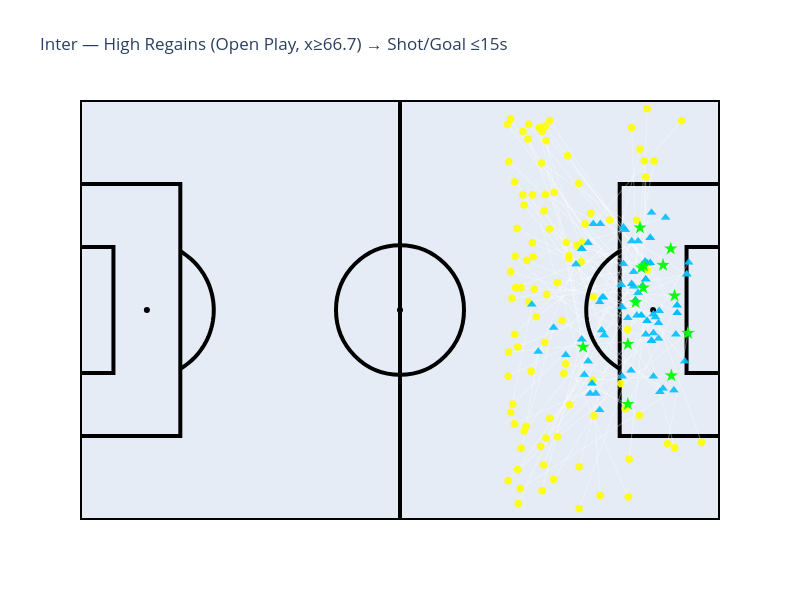

Notebook source saved alongside this figure:
### Code cell
# ----------------------------
# 9) LINK: High regains -> first shot within 30s (same match_key)
# ----------------------------
def add_t_abs(df: pd.DataFrame) -> pd.DataFrame:
    """
    Tempo assoluto in secondi nel match: (period-1)*45*60 + minute*60 + second
    """
    out = df.copy()
    out["period"] = pd.to_numeric(out.get("period", np.nan), errors="coerce").fillna(1)
    out["minute"] = pd.to_numeric(out.get("minute", np.nan), errors="coerce")
    out["second"] = pd.to_numeric(out.get("second", np.nan), errors="coerce").fillna(0)
    out["t_abs"] = (out["period"] - 1) * 45 * 60 + out["minute"] * 60 + out["second"]
    return out


def build_high_regains_to_shots_df(team_str: str, window_sec: int = 30, match_value=None):
    """
    Usa la stessa pipeline della tua build_high_regains_df:
    - carica eventi
    - standardize + open play tagging
    - filtro team
    - filtro open play
    - normalizza attacco a destra
    - high regains (types + x>=threshold + tackle success)
    + collega il primo shot/goal entro window_sec nello stesso match_key.
    Ritorna un df "linked" con colonne del regain + colonne shot_*.
    """
    paths = find_event_files(RESULT_DIR)
    raw = load_events(paths)
    ev = standardize(raw)
    ev = add_phase_of_play(ev)

    # filtro squadra
    df_team = ev[ev["team"].astype(str).str.contains(team_str, case=False, na=False)].copy()
    if df_team.empty:
        raise ValueError(f"Nessun evento trovato per team='{team_str}'")

    # match key & filtro match opzionale
    match_key_col = infer_match_key_col(df_team)
    if match_value is not None:
        df_team = df_team[df_team[match_key_col].astype(str) == str(match_value)].copy()

    # open play (identico al tuo)
    if ONLY_OPEN_PLAY:
        df_team = df_team[df_team["phase_of_play"] == "open_play"].copy()

    if df_team.empty:
        raise ValueError(f"Nessun evento trovato dopo i filtri per team='{team_str}' e match='{match_value}'")

    # normalizza direzione (identico al tuo)
    df_team = normalize_attack_right_using_shots(df_team)

    # aggiungi tempo assoluto
    df_team = add_t_abs(df_team)

    # ---- High regains (identico al tuo) ----
    df_hr = df_team[df_team["type"].isin(HIGH_REGAIN_TYPES)].copy()

    if "outcome" in df_hr.columns:
        is_tackle = df_hr["type"].eq("Tackle")
        df_hr = df_hr[~is_tackle | (df_hr["outcome"] == 1)].copy()

    df_hr = df_hr[df_hr["x"] >= HIGH_REGAIN_X_MIN].copy()

    # ---- Shots (nello stesso df_team) ----
    df_sh = df_team[df_team["type"].isin(SHOT_TYPES)].copy()

    # tieni solo righe con chiavi ok
    df_hr = df_hr.dropna(subset=[match_key_col, "t_abs", "x", "y"])
    df_sh = df_sh.dropna(subset=[match_key_col, "t_abs", "x", "y"])

    # match labels come nel tuo
    df_hr["match_key"] = df_hr[match_key_col].astype(str)
    df_hr["match_label"] = build_match_label(df_hr, match_key_col)
    if "source_file" in df_hr.columns:
        df_hr["match_short"] = df_hr["source_file"].astype(str).map(short_match_id_from_source_file)
    else:
        df_hr["match_short"] = "UNK-UNK"

    # se non ci sono shots, ritorna vuoto
    if df_hr.empty or df_sh.empty:
        return df_hr.iloc[0:0].copy()

    # ordina shots per match e tempo
    df_sh = df_sh.sort_values([match_key_col, "t_abs"], kind="mergesort").reset_index(drop=True)

    # indicizza shots per match_key -> array tempi e indice
    shots_by_match = {}
    for mk, g in df_sh.groupby(match_key_col, sort=False):
        shots_by_match[str(mk)] = g

    # collega ogni regain al primo shot successivo entro window_sec (stesso match_key)
    linked_rows = []

    df_hr_sorted = df_hr.sort_values([match_key_col, "t_abs"], kind="mergesort").reset_index(drop=True)

    for mk, g_hr in df_hr_sorted.groupby(match_key_col, sort=False):
        mk_str = str(mk)
        g_sh = shots_by_match.get(mk_str)
        if g_sh is None or g_sh.empty:
            continue

        shot_times = g_sh["t_abs"].to_numpy()
        hr_times = g_hr["t_abs"].to_numpy()

        # primo shot dopo ciascun regain
        idx = np.searchsorted(shot_times, hr_times, side="right")
        valid = idx < len(shot_times)
        if not valid.any():
            continue

        g_hr_v = g_hr.iloc[np.where(valid)[0]].copy()
        g_sh_v = g_sh.iloc[idx[valid]].copy()

        dt = g_sh_v["t_abs"].to_numpy() - g_hr_v["t_abs"].to_numpy()
        within = dt <= window_sec
        if not within.any():
            continue

        g_hr_v = g_hr_v.iloc[np.where(within)[0]].copy()
        g_sh_v = g_sh_v.iloc[np.where(within)[0]].copy()
        g_hr_v["dt_to_shot_sec"] = dt[within]

        # aggiungi colonne shot_*
        g_hr_v["shot_minute"] = g_sh_v["minute"].values
        g_hr_v["shot_second"] = g_sh_v["second"].values
        g_hr_v["shot_type"]   = g_sh_v["type"].astype(str).values
        g_hr_v["shot_player"] = g_sh_v["player"].astype(str).values if "player" in g_sh_v.columns else ""
        g_hr_v["shot_x"]      = g_sh_v["x"].astype(float).values
        g_hr_v["shot_y"]      = g_sh_v["y"].astype(float).values

        linked_rows.append(g_hr_v)

    if not linked_rows:
        return df_hr.iloc[0:0].copy()

    return pd.concat(linked_rows, ignore_index=True)


# ----------------------------
# 10) Plot: regains + shots + goals + lines
# ----------------------------
def plot_high_regains_to_shots(df_linked: pd.DataFrame, title: str):
    if df_linked.empty:
        fig = go.Figure()
        fig.update_layout(title=f"{title} — nessun regain→shot entro window")
        return fig

    dimensions = PitchDimensions()
    fig = make_pitch_figure(dimensions)

    pitch_L = getattr(dimensions, "pitch_length", 105)
    pitch_W = getattr(dimensions, "pitch_width", 68)

    # Convert Opta 0-100 -> 105x68
    x_r = df_linked["x"].astype(float).to_numpy() / 100.0 * pitch_L
    y_r = df_linked["y"].astype(float).to_numpy() / 100.0 * pitch_W
    x_s = df_linked["shot_x"].astype(float).to_numpy() / 100.0 * pitch_L
    y_s = df_linked["shot_y"].astype(float).to_numpy() / 100.0 * pitch_W

    # Ensure hover cols exist
    if "match_short" not in df_linked.columns:
        df_linked = df_linked.copy()
        df_linked["match_short"] = "UNK-UNK"
    if "player" not in df_linked.columns:
        df_linked = df_linked.copy()
        df_linked["player"] = ""
    if "second" not in df_linked.columns:
        df_linked = df_linked.copy()
        df_linked["second"] = np.nan

    # ---- Lines regain -> shot (no hover) ----
    for i in range(len(df_linked)):
        fig.add_trace(go.Scattergl(
            x=[x_r[i], x_s[i]],
            y=[y_r[i], y_s[i]],
            mode="lines",
            line=dict(width=1, color="rgba(255,255,255,0.35)"),
            hoverinfo="skip",
            showlegend=False
        ))

    # ---- Recoverers (circles) ----
    custom_r = np.stack([
        df_linked["match_short"].astype(str).to_numpy(),
        df_linked["minute"].to_numpy(),
        df_linked["second"].to_numpy(),
        df_linked["player"].astype(str).to_numpy(),
        df_linked["type"].astype(str).to_numpy(),
        df_linked["dt_to_shot_sec"].astype(float).to_numpy(),
        df_linked["x"].astype(float).to_numpy(),   # original 0-100 for hover if you want
        df_linked["y"].astype(float).to_numpy(),
    ], axis=-1)

    fig.add_trace(go.Scattergl(
        x=x_r,
        y=y_r,
        mode="markers",
        marker=dict(size=8, color="yellow", opacity=0.9),
        name="High regain",
        customdata=custom_r,
        hovertemplate=(
            "<b>%{customdata[0]}</b><br>"
            "Min: %{customdata[1]} — Sec: %{customdata[2]}<br>"
            "Player: %{customdata[3]}<br>"
            "Type: %{customdata[4]}<br>"
            "x: %{customdata[6]:.2f} — y: %{customdata[7]:.2f}<br>"
            "→ Shot in: %{customdata[5]:.1f}s"
            "<extra></extra>"
        )
    ))

    # ---- Shooters: split goals vs non-goals ----
    shot_type_l = df_linked["shot_type"].astype(str).str.strip().str.lower()
    is_goal = shot_type_l.eq("goal")

    # Hover shooters
    custom_s = np.stack([
        df_linked["match_short"].astype(str).to_numpy(),
        df_linked["shot_minute"].to_numpy(),
        df_linked["shot_second"].to_numpy(),
        df_linked["shot_player"].astype(str).to_numpy(),
        df_linked["shot_type"].astype(str).to_numpy(),
        df_linked["shot_x"].astype(float).to_numpy(),
        df_linked["shot_y"].astype(float).to_numpy(),
    ], axis=-1)

    # Non-goal shots: triangles
    if (~is_goal).any():
        fig.add_trace(go.Scattergl(
            x=x_s[~is_goal],
            y=y_s[~is_goal],
            mode="markers",
            marker=dict(size=9, symbol="triangle-up", color="deepskyblue", opacity=0.9),
            name="Shot",
            customdata=custom_s[~is_goal],
            hovertemplate=(
                "<b>%{customdata[0]}</b><br>"
                "Min: %{customdata[1]} — Sec: %{customdata[2]}<br>"
                "Shooter: %{customdata[3]}<br>"
                "Event: %{customdata[4]}<br>"
                "x: %{customdata[5]:.2f} — y: %{customdata[6]:.2f}"
                "<extra></extra>"
            )
        ))

    # Goals: stars
    if is_goal.any():
        fig.add_trace(go.Scattergl(
            x=x_s[is_goal],
            y=y_s[is_goal],
            mode="markers",
            marker=dict(size=11, symbol="star", color="lime", opacity=0.95),
            name="Goal",
            customdata=custom_s[is_goal],
            hovertemplate=(
                "<b>%{customdata[0]}</b><br>"
                "Min: %{customdata[1]} — Sec: %{customdata[2]}<br>"
                "Scorer: %{customdata[3]}<br>"
                "Event: %{customdata[4]}<br>"
                "x: %{customdata[5]:.2f} — y: %{customdata[6]:.2f}"
                "<extra></extra>"
            )
        ))

    fig.update_layout(title=title, showlegend=False)
    return fig


# ----------------------------
# 11) RUN
# ----------------------------
team_str = "Inter"
df_linked = build_high_regains_to_shots_df(team_str=team_str, window_sec=15, match_value=None)

fig = plot_high_regains_to_shots(
    df_linked,
    title=f"{team_str} — High Regains (Open Play, x≥{HIGH_REGAIN_X_MIN}) → Shot/Goal ≤15s"
)
fig.show()

### Figure 1 — Plotly figure (JSON) as saved in the notebook; plotly's stock layout.template omitted (floating-point values rounded to 4 significant figures; data arrays with more than 128 entries replaced by an {"elided": "..."} marker saying what was removed)
{"data": [{"hoverinfo": "skip", "line": {"color": "black", "width": 4}, "mode": "lines", "showlegend": false, "type": "scatter", "x": [0, 105, 105, 0, 0], "y": [0, 0, 68, 68, 0]}, {"hoverinfo": "skip", "line": {"color": "black", "width": 4}, "mode": "lines", "showlegend": false, "type": "scatter", "x": [52.5, 52.5], "y": [0, 68]}, {"hoverinfo": "skip", "line": {"color": "black", "width": 4}, "mode": "lines", "showlegend": false, "type": "scatter", "x": [0, 16.46, 16.46, 0], "y": [13.6, 13.6, 54.4, 54.4]}, {"hoverinfo": "skip", "line": {"color": "black", "width": 4}, "mode": "lines", "showlegend": false, "type": "scatter", "x": [105, 88.54, 88.54, 105], "y": [13.6, 13.6, 54.4, 54.4]}, {"hoverinfo": "skip", "line": {"color": "black", "width": 4}, "mode": "lines", "showlegend": false, "type": "scatter", "x": [0, 5.486, 5.486, 0], "y": [23.8, 23.8, 44.2, 44.2]}, {"hoverinfo": "skip", "line": {"color": "black", "width": 4}, "mode": "lines", "showlegend": false, "type": "scatter", "x": [105, 99.51, 99.51, 105], "y": [23.8, 23.8, 44.2, 44.2]}, {"hoverinfo": "skip", "line": {"color": "black"}, "mode": "markers", "showlegend": false, "type": "scatter", "x": [10.97], "y": [34]}, {"hoverinfo": "skip", "line": {"color": "black"}, "mode": "markers", "showlegend": false, "type": "scatter", "x": [94.03], "y": [34]}, {"hoverinfo": "skip", "line": {"color": "black"}, "mode": "markers", "showlegend": false, "type": "scatter", "x": [52.5], "y": [34]}, {"hoverinfo": "skip", "line": {"color": "rgba(255,255,255,0.35)", "width": 1}, "mode": "lines", "showlegend": false, "type": "scattergl", "x": [92.61, 91.88], "y": [58.14, 47.33]}, {"hoverinfo": "skip", "line": {"color": "rgba(255,255,255,0.35)", "width": 1}, "mode": "lines", "showlegend": false, "type": "scattergl", "x": [70.88, 92.82], "y": [35.9, 38.96]}, {"hoverinfo": "skip", "line": {"color": "rgba(255,255,255,0.35)", "width": 1}, "mode": "lines", "showlegend": false, "type": "scattergl", "x": [82.32, 92.82], "y": [44.95, 38.96]}, {"hoverinfo": "skip", "line": {"color": "rgba(255,255,255,0.35)", "width": 1}, "mode": "lines", "showlegend": false, "type": "scattergl", "x": [93.14, 92.82], "y": [40.46, 38.96]}, {"hoverinfo": "skip", "line": {"color": "rgba(255,255,255,0.35)", "width": 1}, "mode": "lines", "showlegend": false, "type": "scattergl", "x": [91.35, 92.82], "y": [48.55, 38.96]}, {"hoverinfo": "skip", "line": {"color": "rgba(255,255,255,0.35)", "width": 1}, "mode": "lines", "showlegend": false, "type": "scattergl", "x": [102.0, 94.92], "y": [12.58, 31.89]}, {"hoverinfo": "skip", "line": {"color": "rgba(255,255,255,0.35)", "width": 1}, "mode": "lines", "showlegend": false, "type": "scattergl", "x": [70.98, 90.83], "y": [18.77, 37.81]}, {"hoverinfo": "skip", "line": {"color": "rgba(255,255,255,0.35)", "width": 1}, "mode": "lines", "showlegend": false, "type": "scattergl", "x": [74.34, 96.08], "y": [42.64, 48.96]}, {"hoverinfo": "skip", "line": {"color": "rgba(255,255,255,0.35)", "width": 1}, "mode": "lines", "showlegend": false, "type": "scattergl", "x": [79.38, 89.88], "y": [23.73, 18.77]}, {"hoverinfo": "skip", "line": {"color": "rgba(255,255,255,0.35)", "width": 1}, "mode": "lines", "showlegend": false, "type": "scattergl", "x": [74.24, 88.83], "y": [44.88, 38.08]}, {"hoverinfo": "skip", "line": {"color": "rgba(255,255,255,0.35)", "width": 1}, "mode": "lines", "showlegend": false, "type": "scattergl", "x": [89.98, 79.7], "y": [3.74, 26.72]}, {"hoverinfo": "skip", "line": {"color": "rgba(255,255,255,0.35)", "width": 1}, "mode": "lines", "showlegend": false, "type": "scattergl", "x": [96.39, 99.75], "y": [12.38, 30.26]}, {"hoverinfo": "skip", "line": {"color": "rgba(255,255,255,0.35)", "width": 1}, "mode": "lines", "showlegend": false, "type": "scattergl", "x": [78.33, 99.75], "y": [13.46, 30.26]}, {"hoverinfo": "skip", "line": {"color": "rgba(255,255,255,0.35)", "width": 1}, "mode": "lines", "showlegend": false, "type": "scattergl", "x": [76.02, 90.51], "y": [8.908, 45.15]}, {"hoverinfo": "skip", "line": {"color": "rgba(255,255,255,0.35)", "width": 1}, "mode": "lines", "showlegend": false, "type": "scattergl", "x": [71.4, 95.13], "y": [42.7, 20.74]}, {"hoverinfo": "skip", "line": {"color": "rgba(255,255,255,0.35)", "width": 1}, "mode": "lines", "showlegend": false, "type": "scattergl", "x": [92.82, 92.82], "y": [55.56, 41.68]}, {"hoverinfo": "skip", "line": {"color": "rgba(255,255,255,0.35)", "width": 1}, "mode": "lines", "showlegend": false, "type": "scattergl", "x": [72.66, 91.35], "y": [62.9, 33.12]}, {"hoverinfo": "skip", "line": {"color": "rgba(255,255,255,0.35)", "width": 1}, "mode": "lines", "showlegend": false, "type": "scattergl", "x": [70.66, 94.08], "y": [40.19, 33.32]}, {"hoverinfo": "skip", "line": {"color": "rgba(255,255,255,0.35)", "width": 1}, "mode": "lines", "showlegend": false, "type": "scattergl", "x": [72.34, 77.7], "y": [11.63, 31.14]}, {"hoverinfo": "skip", "line": {"color": "rgba(255,255,255,0.35)", "width": 1}, "mode": "lines", "showlegend": false, "type": "scattergl", "x": [73.6, 92.08], "y": [64.06, 40.87]}, {"hoverinfo": "skip", "line": {"color": "rgba(255,255,255,0.35)", "width": 1}, "mode": "lines", "showlegend": false, "type": "scattergl", "x": [75.6, 90.51], "y": [11.9, 38.22]}, {"hoverinfo": "skip", "line": {"color": "rgba(255,255,255,0.35)", "width": 1}, "mode": "lines", "showlegend": false, "type": "scattergl", "x": [94.19, 90.51], "y": [58.14, 38.22]}, {"hoverinfo": "skip", "line": {"color": "rgba(255,255,255,0.35)", "width": 1}, "mode": "lines", "showlegend": false, "type": "scattergl", "x": [76.12, 81.38], "y": [50.05, 41.41]}, {"hoverinfo": "skip", "line": {"color": "rgba(255,255,255,0.35)", "width": 1}, "mode": "lines", "showlegend": false, "type": "scattergl", "x": [93.03, 92.08], "y": [66.57, 33.12]}, {"hoverinfo": "skip", "line": {"color": "rgba(255,255,255,0.35)", "width": 1}, "mode": "lines", "showlegend": false, "type": "scattergl", "x": [89.88, 92.08], "y": [30.87, 33.12]}, {"hoverinfo": "skip", "line": {"color": "rgba(255,255,255,0.35)", "width": 1}, "mode": "lines", "showlegend": false, "type": "scattergl", "x": [91.77, 84], "y": [16.93, 22.1]}, {"hoverinfo": "skip", "line": {"color": "rgba(255,255,255,0.35)", "width": 1}, "mode": "lines", "showlegend": false, "type": "scattergl", "x": [85.36, 84], "y": [3.944, 22.1]}, {"hoverinfo": "skip", "line": {"color": "rgba(255,255,255,0.35)", "width": 1}, "mode": "lines", "showlegend": false, "type": "scattergl", "x": [75.81, 82.32], "y": [4.76, 29.24]}, {"hoverinfo": "skip", "line": {"color": "rgba(255,255,255,0.35)", "width": 1}, "mode": "lines", "showlegend": false, "type": "scattergl", "x": [75.39, 82.32], "y": [63.51, 29.24]}, {"hoverinfo": "skip", "line": {"color": "rgba(255,255,255,0.35)", "width": 1}, "mode": "lines", "showlegend": false, "type": "scattergl", "x": [77.07, 93.77], "y": [16.46, 29.04]}, {"hoverinfo": "skip", "line": {"color": "rgba(255,255,255,0.35)", "width": 1}, "mode": "lines", "showlegend": false, "type": "scattergl", "x": [76.55, 93.77], "y": [36.52, 29.04]}, {"hoverinfo": "skip", "line": {"color": "rgba(255,255,255,0.35)", "width": 1}, "mode": "lines", "showlegend": false, "type": "scattergl", "x": [77.07, 97.96], "y": [64.67, 33.52]}, {"hoverinfo": "skip", "line": {"color": "rgba(255,255,255,0.35)", "width": 1}, "mode": "lines", "showlegend": false, "type": "scattergl", "x": [71.71, 97.96], "y": [47.19, 33.52]}, {"hoverinfo": "skip", "line": {"color": "rgba(255,255,255,0.35)", "width": 1}, "mode": "lines", "showlegend": false, "type": "scattergl", "x": [77.8, 83.37], "y": [53.04, 44.88]}, {"hoverinfo": "skip", "line": {"color": "rgba(255,255,255,0.35)", "width": 1}, "mode": "lines", "showlegend": false, "type": "scattergl", "x": [75.5, 89.46], "y": [63.44, 46.99]}, {"hoverinfo": "skip", "line": {"color": "rgba(255,255,255,0.35)", "width": 1}, "mode": "lines", "showlegend": false, "type": "scattergl", "x": [71.3, 90.41], "y": [15.57, 24.21]}, {"hoverinfo": "skip", "line": {"color": "rgba(255,255,255,0.35)", "width": 1}, "mode": "lines", "showlegend": false, "type": "scattergl", "x": [73.5, 86.0], "y": [61.68, 29.92]}, {"hoverinfo": "skip", "line": {"color": "rgba(255,255,255,0.35)", "width": 1}, "mode": "lines", "showlegend": false, "type": "scattergl", "x": [76.33, 92.72], "y": [63.72, 41.89]}, {"hoverinfo": "skip", "line": {"color": "rgba(255,255,255,0.35)", "width": 1}, "mode": "lines", "showlegend": false, "type": "scattergl", "x": [75.81, 82.32], "y": [62.9, 43.93]}, {"hoverinfo": "skip", "line": {"color": "rgba(255,255,255,0.35)", "width": 1}, "mode": "lines", "showlegend": false, "type": "scattergl", "x": [74.02, 82.32], "y": [24.07, 43.93]}, {"hoverinfo": "skip", "line": {"color": "rgba(255,255,255,0.35)", "width": 1}, "mode": "lines", "showlegend": false, "type": "scattergl", "x": [70.66, 74.13], "y": [17.41, 34.88]}, {"hoverinfo": "skip", "line": {"color": "rgba(255,255,255,0.35)", "width": 1}, "mode": "lines", "showlegend": false, "type": "scattergl", "x": [71.82, 82.74], "y": [8.16, 23.53]}, {"hoverinfo": "skip", "line": {"color": "rgba(255,255,255,0.35)", "width": 1}, "mode": "lines", "showlegend": false, "type": "scattergl", "x": [71.82, 99.54], "y": [28.02, 39.78]}, {"hoverinfo": "skip", "line": {"color": "rgba(255,255,255,0.35)", "width": 1}, "mode": "lines", "showlegend": false, "type": "scattergl", "x": [73.6, 99.54], "y": [35.29, 39.78]}, {"hoverinfo": "skip", "line": {"color": "rgba(255,255,255,0.35)", "width": 1}, "mode": "lines", "showlegend": false, "type": "scattergl", "x": [83.79, 99.54], "y": [49.64, 39.78]}, {"hoverinfo": "skip", "line": {"color": "rgba(255,255,255,0.35)", "width": 1}, "mode": "lines", "showlegend": false, "type": "scattergl", "x": [72.34, 97.55], "y": [37.6, 36.31]}, {"hoverinfo": "skip", "line": {"color": "rgba(255,255,255,0.35)", "width": 1}, "mode": "lines", "showlegend": false, "type": "scattergl", "x": [76.33, 85.36], "y": [52.7, 47.94]}, {"hoverinfo": "skip", "line": {"color": "rgba(255,255,255,0.35)", "width": 1}, "mode": "lines", "showlegend": false, "type": "scattergl", "x": [88.72, 91.14], "y": [22.1, 35.63]}, {"hoverinfo": "skip", "line": {"color": "rgba(255,255,255,0.35)", "width": 1}, "mode": "lines", "showlegend": false, "type": "scattergl", "x": [97.55, 91.14], "y": [11.7, 35.63]}, {"hoverinfo": "skip", "line": {"color": "rgba(255,255,255,0.35)", "width": 1}, "mode": "lines", "showlegend": false, "type": "scattergl", "x": [77.7, 99.85], "y": [6.596, 41.68]}, {"hoverinfo": "skip", "line": {"color": "rgba(255,255,255,0.35)", "width": 1}, "mode": "lines", "showlegend": false, "type": "scattergl", "x": [84.1, 97.02], "y": [22.64, 23.39]}, {"hoverinfo": "skip", "line": {"color": "rgba(255,255,255,0.35)", "width": 1}, "mode": "lines", "showlegend": false, "type": "scattergl", "x": [81.48, 92.5], "y": [44.47, 41.14]}, {"hoverinfo": "skip", "line": {"color": "rgba(255,255,255,0.35)", "width": 1}, "mode": "lines", "showlegend": false, "type": "scattergl", "x": [79.7, 88.94], "y": [25.3, 23.26]}, {"hoverinfo": "skip", "line": {"color": "rgba(255,255,255,0.35)", "width": 1}, "mode": "lines", "showlegend": false, "type": "scattergl", "x": [81.9, 93.03], "y": [1.836, 32.23]}, {"hoverinfo": "skip", "line": {"color": "rgba(255,255,255,0.35)", "width": 1}, "mode": "lines", "showlegend": false, "type": "scattergl", "x": [70.66, 93.03], "y": [64.94, 32.23]}, {"hoverinfo": "skip", "line": {"color": "rgba(255,255,255,0.35)", "width": 1}, "mode": "lines", "showlegend": false, "type": "scattergl", "x": [82.84, 89.15], "y": [47.94, 41.48]}, {"hoverinfo": "skip", "line": {"color": "rgba(255,255,255,0.35)", "width": 1}, "mode": "lines", "showlegend": false, "type": "scattergl", "x": [77.07, 95.03], "y": [47.12, 33.86]}, {"hoverinfo": "skip", "line": {"color": "rgba(255,255,255,0.35)", "width": 1}, "mode": "lines", "showlegend": false, "type": "scattergl", "x": [81.9, 88.94], "y": [8.636, 34.48]}, {"hoverinfo": "skip", "line": {"color": "rgba(255,255,255,0.35)", "width": 1}, "mode": "lines", "showlegend": false, "type": "scattergl", "x": [70.25, 84.63], "y": [6.392, 20.47]}, {"hoverinfo": "skip", "line": {"color": "rgba(255,255,255,0.35)", "width": 1}, "mode": "lines", "showlegend": false, "type": "scattergl", "x": [80.22, 94.08], "y": [42.84, 23.26]}, {"hoverinfo": "skip", "line": {"color": "rgba(255,255,255,0.35)", "width": 1}, "mode": "lines", "showlegend": false, "type": "scattergl", "x": [70.14, 99.22], "y": [64.06, 25.7]}, {"hoverinfo": "skip", "line": {"color": "rgba(255,255,255,0.35)", "width": 1}, "mode": "lines", "showlegend": false, "type": "scattergl", "x": [74.55, 97.75], "y": [37.4, 30.06]}, {"hoverinfo": "skip", "line": {"color": "rgba(255,255,255,0.35)", "width": 1}, "mode": "lines", "showlegend": false, "type": "scattergl", "x": [80.01, 97.96], "y": [58.96, 34.75]}, {"hoverinfo": "skip", "line": {"color": "rgba(255,255,255,0.35)", "width": 1}, "mode": "lines", "showlegend": false, "type": "scattergl", "x": [89.46, 97.96], "y": [18.02, 34.75]}, {"hoverinfo": "skip", "line": {"color": "rgba(255,255,255,0.35)", "width": 1}, "mode": "lines", "showlegend": false, "type": "scattergl", "x": [79.06, 95.65], "y": [32.3, 21.28]}, {"hoverinfo": "skip", "line": {"color": "rgba(255,255,255,0.35)", "width": 1}, "mode": "lines", "showlegend": false, "type": "scattergl", "x": [71.3, 89.15], "y": [30.06, 47.4]}, {"hoverinfo": "skip", "line": {"color": "rgba(255,255,255,0.35)", "width": 1}, "mode": "lines", "showlegend": false, "type": "scattergl", "x": [84.31, 85.26], "y": [16.86, 17.82]}, {"hoverinfo": "skip", "line": {"color": "rgba(255,255,255,0.35)", "width": 1}, "mode": "lines", "showlegend": false, "type": "scattergl", "x": [74.24, 83.69], "y": [52.63, 20.47]}, {"hoverinfo": "skip", "line": {"color": "rgba(255,255,255,0.35)", "width": 1}, "mode": "lines", "showlegend": false, "type": "scattergl", "x": [72.87, 92.3], "y": [14.42, 37.94]}, {"hoverinfo": "skip", "line": {"color": "rgba(255,255,255,0.35)", "width": 1}, "mode": "lines", "showlegend": false, "type": "scattergl", "x": [86.94, 90.83], "y": [48.55, 40.19]}, {"hoverinfo": "skip", "line": {"color": "rgba(255,255,255,0.35)", "width": 1}, "mode": "lines", "showlegend": false, "type": "scattergl", "x": [73.29, 94.39], "y": [42.02, 32.84]}, {"hoverinfo": "skip", "line": {"color": "rgba(255,255,255,0.35)", "width": 1}, "mode": "lines", "showlegend": false, "type": "scattergl", "x": [72.24, 97.44], "y": [5.1, 21.01]}, {"hoverinfo": "skip", "line": {"color": "rgba(255,255,255,0.35)", "width": 1}, "mode": "lines", "showlegend": false, "type": "scattergl", "x": [84.21, 89.88], "y": [36.18, 32.71]}, {"hoverinfo": "skip", "line": {"color": "rgba(255,255,255,0.35)", "width": 1}, "mode": "lines", "showlegend": false, "type": "scattergl", "x": [74.86, 91.56], "y": [32.91, 45.15]}, {"hoverinfo": "skip", "line": {"color": "rgba(255,255,255,0.35)", "width": 1}, "mode": "lines", "showlegend": false, "type": "scattergl", "x": [98.7, 84.21], "y": [64.67, 47.94]}, {"hoverinfo": "skip", "line": {"color": "rgba(255,255,255,0.35)", "width": 1}, "mode": "lines", "showlegend": false, "type": "scattergl", "x": [80.22, 92.82], "y": [42.36, 30.06]}, {"hoverinfo": "skip", "line": {"color": "rgba(255,255,255,0.35)", "width": 1}, "mode": "lines", "showlegend": false, "type": "scattergl", "x": [78.33, 95.65], "y": [38.42, 41.28]}, {"hoverinfo": "skip", "line": {"color": "rgba(255,255,255,0.35)", "width": 1}, "mode": "lines", "showlegend": false, "type": "scattergl", "x": [79.8, 83.37], "y": [44.95, 25.7]}, {"hoverinfo": "skip", "line": {"color": "rgba(255,255,255,0.35)", "width": 1}, "mode": "lines", "showlegend": false, "type": "scattergl", "x": [73.19, 75.18], "y": [15.16, 27.27]}, {"hoverinfo": "skip", "line": {"color": "rgba(255,255,255,0.35)", "width": 1}, "mode": "lines", "showlegend": false, "type": "scattergl", "x": [71.3, 94.08], "y": [54.74, 30.26]}, {"hoverinfo": "skip", "line": {"color": "rgba(255,255,255,0.35)", "width": 1}, "mode": "lines", "showlegend": false, "type": "scattergl", "x": [82.21, 93.14], "y": [41.82, 41.55]}, {"hoverinfo": "skip", "line": {"color": "rgba(255,255,255,0.35)", "width": 1}, "mode": "lines", "showlegend": false, "type": "scattergl", "x": [70.35, 92.4], "y": [58.0, 37.6]}, {"hoverinfo": "skip", "line": {"color": "rgba(255,255,255,0.35)", "width": 1}, "mode": "lines", "showlegend": false, "type": "scattergl", "x": [70.25, 85.57], "y": [23.26, 30.74]}, {"hoverinfo": "skip", "line": {"color": "rgba(255,255,255,0.35)", "width": 1}, "mode": "lines", "showlegend": false, "type": "scattergl", "x": [80.33, 91.14], "y": [18.63, 35.22]}, {"hoverinfo": "skip", "line": {"color": "rgba(255,255,255,0.35)", "width": 1}, "mode": "lines", "showlegend": false, "type": "scattergl", "x": [71.93, 93.77], "y": [2.652, 49.78]}, {"hoverinfo": "skip", "line": {"color": "rgba(255,255,255,0.35)", "width": 1}, "mode": "lines", "showlegend": false, "type": "scattergl", "x": [75.7, 93.55], "y": [57.8, 45.7]}, {"hoverinfo": "skip", "line": {"color": "rgba(255,255,255,0.35)", "width": 1}, "mode": "lines", "showlegend": false, "type": "scattergl", "x": [71.5, 93.55], "y": [37.6, 45.7]}, {"hoverinfo": "skip", "line": {"color": "rgba(255,255,255,0.35)", "width": 1}, "mode": "lines", "showlegend": false, "type": "scattergl", "x": [90.51, 91.56], "y": [63.51, 36.79]}, {"hoverinfo": "skip", "line": {"color": "rgba(255,255,255,0.35)", "width": 1}, "mode": "lines", "showlegend": false, "type": "scattergl", "x": [70.35, 94.92], "y": [27.2, 29.38]}, {"hoverinfo": "skip", "line": {"color": "rgba(255,255,255,0.35)", "width": 1}, "mode": "lines", "showlegend": false, "type": "scattergl", "x": [72.66, 85.68], "y": [52.63, 36.04]}, {"hoverinfo": "skip", "line": {"color": "rgba(255,255,255,0.35)", "width": 1}, "mode": "lines", "showlegend": false, "type": "scattergl", "x": [76.44, 82.53], "y": [61.4, 28.02]}, {"hoverinfo": "skip", "line": {"color": "rgba(255,255,255,0.35)", "width": 1}, "mode": "lines", "showlegend": false, "type": "scattergl", "x": [72.87, 85.26], "y": [51, 35.29]}, {"hoverinfo": "skip", "line": {"color": "rgba(255,255,255,0.35)", "width": 1}, "mode": "lines", "showlegend": false, "type": "scattergl", "x": [90.09, 93.55], "y": [9.86, 41.62]}, {"hoverinfo": "skip", "line": {"color": "rgba(255,255,255,0.35)", "width": 1}, "mode": "lines", "showlegend": false, "type": "scattergl", "x": [81.8, 93.55], "y": [54.47, 41.62]}, {"hoverinfo": "skip", "line": {"color": "rgba(255,255,255,0.35)", "width": 1}, "mode": "lines", "showlegend": false, "type": "scattergl", "x": [76.23, 96.91], "y": [28.76, 43.93]}, {"hoverinfo": "skip", "line": {"color": "rgba(255,255,255,0.35)", "width": 1}, "mode": "lines", "showlegend": false, "type": "scattergl", "x": [91.88, 85.89], "y": [60.04, 36.04]}, {"hoverinfo": "skip", "line": {"color": "rgba(255,255,255,0.35)", "width": 1}, "mode": "lines", "showlegend": false, "type": "scattergl", "x": [76.44, 89.88], "y": [13.26, 28.49]}, {"customdata": {"elided": "97x8 mixed values"}, "hovertemplate": "<b>%{customdata[0]}</b><br>Min: %{customdata[1]} — Sec: %{customdata[2]}<br>Player: %{customdata[3]}<br>Type: %{customdata[4]}<br>x: %{customdata[6]:.2f} — y: %{customdata[7]:.2f}<br>→ Shot in: %{customdata[5]:.1f}s<extra></extra>", "marker": {"color": "yellow", "opacity": 0.9, "size": 8}, "mode": "markers", "name": "High regain", "type": "scattergl", "x": [92.61, 70.88, 82.32, 93.14, 91.35, 102.0, 70.98, 74.34, 79.38, 74.24, 89.98, 96.39, 78.33, 76.02, 71.4, 92.82, 72.66, 70.66, 72.34, 73.6, 75.6, 94.19, 76.12, 93.03, 89.88, 91.77, 85.36, 75.81, 75.39, 77.07, 76.55, 77.07, 71.71, 77.8, 75.5, 71.3, 73.5, 76.33, 75.81, 74.02, 70.66, 71.82, 71.82, 73.6, 83.79, 72.34, 76.33, 88.72, 97.55, 77.7, 84.1, 81.48, 79.7, 81.9, 70.66, 82.84, 77.07, 81.9, 70.25, 80.22, 70.14, 74.55, 80.01, 89.46, 79.06, 71.3, 84.31, 74.24, 72.87, 86.94, 73.29, 72.24, 84.21, 74.86, 98.7, 80.22, 78.33, 79.8, 73.19, 71.3, 82.21, 70.35, 70.25, 80.33, 71.93, 75.7, 71.5, 90.51, 70.35, 72.66, 76.44, 72.87, 90.09, 81.8, 76.23, 91.88, 76.44], "y": [58.14, 35.9, 44.95, 40.46, 48.55, 12.58, 18.77, 42.64, 23.73, 44.88, 3.74, 12.38, 13.46, 8.908, 42.7, 55.56, 62.9, 40.19, 11.63, 64.06, 11.9, 58.14, 50.05, 66.57, 30.87, 16.93, 3.944, 4.76, 63.51, 16.46, 36.52, 64.67, 47.19, 53.04, 63.44, 15.57, 61.68, 63.72, 62.9, 24.07, 17.41, 8.16, 28.02, 35.29, 49.64, 37.6, 52.7, 22.1, 11.7, 6.596, 22.64, 44.47, 25.3, 1.836, 64.94, 47.94, 47.12, 8.636, 6.392, 42.84, 64.06, 37.4, 58.96, 18.02, 32.3, 30.06, 16.86, 52.63, 14.42, 48.55, 42.02, 5.1, 36.18, 32.91, 64.67, 42.36, 38.42, 44.95, 15.16, 54.74, 41.82, 58.0, 23.26, 18.63, 2.652, 57.8, 37.6, 63.51, 27.2, 52.63, 61.4, 51.0, 9.86, 54.47, 28.76, 60.04, 13.26]}, {"customdata": {"elided": "83x7 mixed values"}, "hovertemplate": "<b>%{customdata[0]}</b><br>Min: %{customdata[1]} — Sec: %{customdata[2]}<br>Shooter: %{customdata[3]}<br>Event: %{customdata[4]}<br>x: %{customdata[5]:.2f} — y: %{customdata[6]:.2f}<extra></extra>", "marker": {"color": "deepskyblue", "opacity": 0.9, "size": 9, "symbol": "triangle-up"}, "mode": "markers", "name": "Shot", "type": "scattergl", "x": [92.82, 92.82, 92.82, 92.82, 94.92, 90.83, 96.08, 88.83, 79.7, 90.51, 95.13, 92.82, 91.35, 94.08, 77.7, 90.51, 90.51, 81.38, 92.08, 92.08, 84.0, 84.0, 82.32, 82.32, 93.77, 93.77, 97.96, 97.96, 83.37, 89.46, 90.41, 86.0, 92.72, 82.32, 82.32, 74.13, 82.74, 99.54, 99.54, 99.54, 85.36, 91.14, 91.14, 99.85, 88.94, 93.03, 93.03, 89.15, 95.03, 88.94, 84.63, 94.08, 99.22, 97.75, 97.96, 97.96, 95.65, 89.15, 85.26, 83.69, 92.3, 90.83, 94.39, 97.44, 89.88, 91.56, 84.21, 92.82, 83.37, 75.18, 94.08, 93.14, 85.57, 93.77, 93.55, 93.55, 91.56, 94.92, 85.68, 85.26, 93.55, 93.55, 85.89], "y": [38.96, 38.96, 38.96, 38.96, 31.89, 37.81, 48.96, 38.08, 26.72, 45.15, 20.74, 41.68, 33.12, 33.32, 31.14, 38.22, 38.22, 41.41, 33.12, 33.12, 22.1, 22.1, 29.24, 29.24, 29.04, 29.04, 33.52, 33.52, 44.88, 46.99, 24.21, 29.92, 41.89, 43.93, 43.93, 34.88, 23.53, 39.78, 39.78, 39.78, 47.94, 35.63, 35.63, 41.68, 23.26, 32.23, 32.23, 41.48, 33.86, 34.48, 20.47, 23.26, 25.7, 30.06, 34.75, 34.75, 21.28, 47.4, 17.82, 20.47, 37.94, 40.19, 32.84, 21.01, 32.71, 45.15, 47.94, 30.06, 25.7, 27.27, 30.26, 41.55, 30.74, 49.78, 45.7, 45.7, 36.79, 29.38, 36.04, 35.29, 41.62, 41.62, 36.04]}, {"customdata": [["INT-LAZ", 2, 4, "L. Martínez", "Goal", 87.5, 69.6], ["GEN-INT", 5, 21, "Y. Bisseck", "Goal", 85.6, 27.6], ["JUV-INT", 8, 32, "L. Martínez", "Goal", 95, 44.5], ["INT-LAZ", 8, 32, "L. Martínez", "Goal", 95, 44.5], ["INT-BOL", 13, 28, "F. Dimarco", "Goal", 87.7, 60.1], ["PIS-INT", 27, 21, "M. Thuram", "Goal", 92.9, 53.4], ["INT-TOR", 35, 42, "M. Thuram", "Goal", 92.4, 34.4], ["INT-MIL", 37, 26, "L. Martínez", "Goal", 88.1, 60.5], ["ATA-INT", 64, 40, "L. Martínez", "Goal", 91.1, 60.7], ["PIS-INT", 68, 42, "L. Martínez", "Goal", 88, 55.3], ["INT-TOR", 71, 26, "A. Bonny", "Goal", 86.8, 51.8], ["INT-COM", 79, 59, "H. Çalhanoğlu", "Goal", 78.6, 41.2], ["INT-FIO", 85, 42, "A. Bonny", "Goal", 92.3, 64.6], ["PAR-INT", 97, 6, "M. Thuram", "Goal", 85.6, 41.9]], "hovertemplate": "<b>%{customdata[0]}</b><br>Min: %{customdata[1]} — Sec: %{customdata[2]}<br>Scorer: %{customdata[3]}<br>Event: %{customdata[4]}<br>x: %{customdata[5]:.2f} — y: %{customdata[6]:.2f}<extra></extra>", "marker": {"color": "lime", "opacity": 0.95, "size": 11, "symbol": "star"}, "mode": "markers", "name": "Goal", "type": "scattergl", "x": [91.88, 89.88, 99.75, 99.75, 92.08, 97.55, 97.02, 92.5, 95.65, 92.4, 91.14, 82.53, 96.91, 89.88], "y": [47.33, 18.77, 30.26, 30.26, 40.87, 36.31, 23.39, 41.14, 41.28, 37.6, 35.22, 28.02, 43.93, 28.49]}], "layout": {"height": 600, "shapes": [{"line": {"color": "black", "width": 4}, "type": "circle", "x0": 63, "x1": 42, "xref": "x", "y0": 44.5, "y1": 23.5, "yref": "y"}, {"line": {"color": "black", "width": 4}, "path": "M 16.459249641096918, 24.497247789053446L16.793053188464725, 24.697951614674288L17.1195233082764, 24.91037594172825L17.438248650972287, 25.134253117379465L17.748827625345694, 25.369301058300756L18.050868904544352, 25.615223606096226L18.34399191913892, 25.871710900458282L18.627827336637207, 26.13843976958899L18.90201752683996, 26.41507413739378L19.16621701245184, 26.701265446934435L19.420092904379874, 26.99665309960787L19.66332532117088, 27.300864909497264L19.89560779205933, 27.613517572323175L20.11664764311791, 27.93421714840362L20.326166366024186, 28.262559559014704L20.52389996897867, 28.59813109552639L20.709599309332265, 28.9405089406718L20.88303040750385, 29.289261701293384L21.04397474179256, 29.643949951894584L21.192229523713262, 30.004126788312227L21.32760795350832, 30.36933839081193L21.449939455513668, 30.7391245958971L21.559069893082718, 31.113019476110992L21.654861762797193, 31.490551927101343L21.737194367720278, 31.871246261207798L21.8059639694737, 32.25462280682431L21.861083918947244, 32.640198512781275L21.902484765475837, 33.02748755698585L21.930114344346837, 33.41600195855365L21.94393784252709, 33.8052521926605L21.94393784252709, 34.1947478073395L21.930114344346837, 34.58399804144635L21.902484765475837, 34.97251244301415L21.861083918947244, 35.359801487218725L21.8059639694737, 35.745377193175685L21.737194367720278, 36.1287537387922L21.654861762797196, 36.50944807289866L21.559069893082718, 36.886980523889L21.44993945551367, 37.2608754041029L21.32760795350832, 37.63066160918807L21.192229523713266, 37.99587321168777L21.04397474179256, 38.356050048105416L20.88303040750385, 38.710738298706616L20.70959930933227, 39.059491059328195L20.523899968978675, 39.40186890447361L20.32616636602419, 39.737440440985296L20.116647643117915, 40.06578285159638L19.89560779205933, 40.386482427676825L19.66332532117088, 40.699135090502736L19.420092904379878, 41.00334690039213L19.16621701245184, 41.298734553065565L18.90201752683996, 41.58492586260621L18.62782733663721, 41.86156023041101L18.343991919138922, 42.12828909954172L18.050868904544352, 42.38477639390377L17.748827625345694, 42.630698941699244L17.43824865097229, 42.865746882620535L17.119523308276403, 43.089624058271745L16.79305318846473, 43.30204838532571L16.459249641096918, 43.502752210946554", "type": "path"}, {"line": {"color": "black", "width": 4}, "path": "M 88.54075035890308, 43.502752210946554L88.20694681153527, 43.30204838532571L87.8804766917236, 43.08962405827175L87.56175134902772, 42.86574688262054L87.2511723746543, 42.630698941699244L86.94913109545566, 42.38477639390378L86.65600808086108, 42.12828909954172L86.37217266336279, 41.86156023041101L86.09798247316004, 41.58492586260622L85.83378298754816, 41.298734553065565L85.57990709562013, 41.00334690039214L85.33667467882913, 40.69913509050274L85.10439220794068, 40.386482427676825L84.88335235688209, 40.06578285159639L84.67383363397582, 39.737440440985296L84.47610003102133, 39.401868904473616L84.29040069066774, 39.0594910593282L84.11696959249615, 38.710738298706616L83.95602525820745, 38.356050048105416L83.80777047628673, 37.99587321168778L83.67239204649168, 37.630661609188074L83.55006054448633, 37.260875404102904L83.44093010691728, 36.88698052388901L83.3451382372028, 36.50944807289866L83.26280563227972, 36.128753738792206L83.1940360305263, 35.74537719317569L83.13891608105276, 35.35980148721873L83.09751523452417, 34.97251244301415L83.06988565565317, 34.58399804144636L83.05606215747291, 34.19474780733951L83.05606215747291, 33.805252192660504L83.06988565565317, 33.41600195855366L83.09751523452417, 33.027487556985854L83.13891608105276, 32.640198512781275L83.19403603052629, 32.254622806824315L83.26280563227972, 31.8712462612078L83.3451382372028, 31.49055192710135L83.44093010691728, 31.113019476111003L83.55006054448633, 30.739124595897103L83.67239204649168, 30.369338390811933L83.80777047628673, 30.004126788312234L83.95602525820743, 29.64394995189459L84.11696959249615, 29.28926170129339L84.29040069066772, 28.940508940671812L84.47610003102133, 28.598131095526398L84.67383363397582, 28.262559559014708L84.88335235688209, 27.934217148403626L85.10439220794068, 27.613517572323175L85.33667467882911, 27.30086490949727L85.57990709562011, 26.996653099607876L85.83378298754816, 26.70126544693444L86.09798247316004, 26.415074137393788L86.37217266336279, 26.138439769588995L86.65600808086108, 25.871710900458282L86.94913109545564, 25.61522360609623L87.2511723746543, 25.369301058300756L87.5617513490277, 25.134253117379465L87.8804766917236, 24.910375941728255L88.20694681153526, 24.697951614674295L88.54075035890308, 24.497247789053446", "type": "path"}], "showlegend": false, "title": {"text": "Inter — High Regains (Open Play, x≥66.7) → Shot/Goal ≤15s"}, "width": 800, "xaxis": {"anchor": "y", "domain": [0, 1], "range": [0, 105], "visible": false}, "yaxis": {"anchor": "x", "domain": [0, 1], "range": [0, 68], "visible": false}}}
